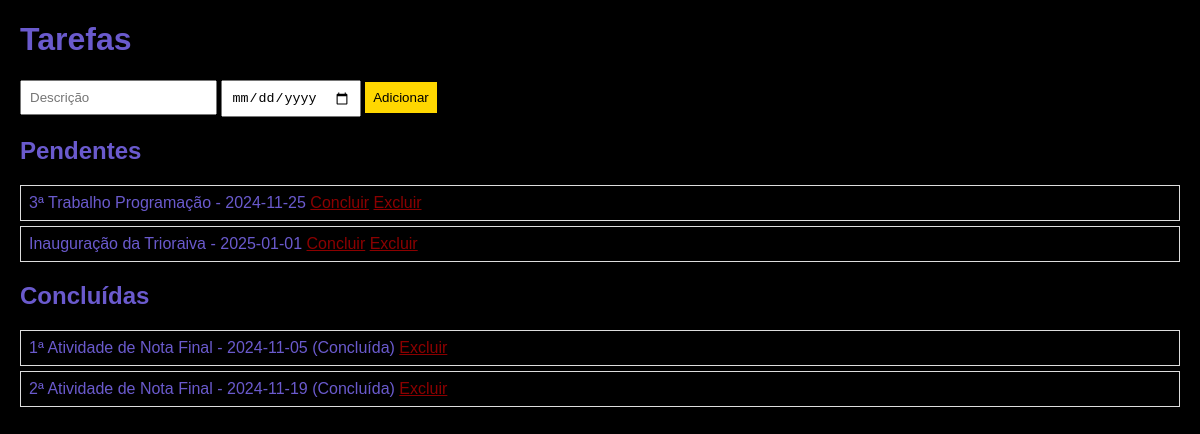
The page / on the database its author committed.
### tables this page shows
CREATE TABLE tarefas (
        id INTEGER PRIMARY KEY AUTOINCREMENT,
        descricao TEXT NOT NULL,
        data_vencimento DATE,
        concluida INTEGER DEFAULT 0
    );

### index.php (the view, shortened to what this page needs)
<?php
require 'database.php';
$tarefas = $db->query("SELECT * FROM tarefas ORDER BY data_vencimento")->fetchAll();
?>
<!DOCTYPE html>
<html>
<head>
</head>
<body>
    <h1>Tarefas</h1>
    <form action="add_tarefa.php" method="POST">
        <input name="descricao" placeholder="Descrição" required>
        <input type="date" name="data_vencimento" required>
        <button>Adicionar</button>
    </form>
    <h2>Pendentes</h2>
    <ul>
        <?php foreach ($tarefas as $t): ?>
            <?php if (!$t['concluida']): ?>
                <li><?= htmlspecialchars($t['descricao']) ?> - <?= $t['data_vencimento'] ?>
                    <a href="update_tarefa.php?id=<?= $t['id'] ?>">Concluir</a>
                    <a href="delete_tarefa.php?id=<?= $t['id'] ?>">Excluir</a>
                </li>
            <?php endif; ?>
        <?php endforeach; ?>
    </ul>
    <h2>Concluídas</h2>
    <ul>
        <?php foreach ($tarefas as $t): ?>
            <?php if ($t['concluida']): ?>
                <li><?= htmlspecialchars($t['descricao']) ?> - <?= $t['data_vencimento'] ?> (Concluída)
                    <a href="delete_tarefa.php?id=<?= $t['id'] ?>">Excluir</a>
                </li>
            <?php endif; ?>
        <?php endforeach; ?>
    </ul>
</body>
</html>

### index.php (style rules this page uses)
body { font-family: Arial; background-color: #000000; color:#6A5ACD; margin: 20px; }
input, button { padding: 8px; }
button { background: #FFD700; color: black; border: none; }
ul { padding: 0; list-style: none; }
li { margin: 5px 0; padding: 8px; border: 1px solid #ddd; background: #000000; }
a { color: #8B0000; }

### rows shown on the page
tarefas: descricao "3ª Trabalho Programação", data_vencimento "2024-11-25"
tarefas: descricao "Inauguração da Trioraiva", data_vencimento "2025-01-01"
tarefas: descricao "1ª Atividade de Nota Final", data_vencimento "2024-11-05"
tarefas: descricao "2ª Atividade de Nota Final", data_vencimento "2024-11-19"
